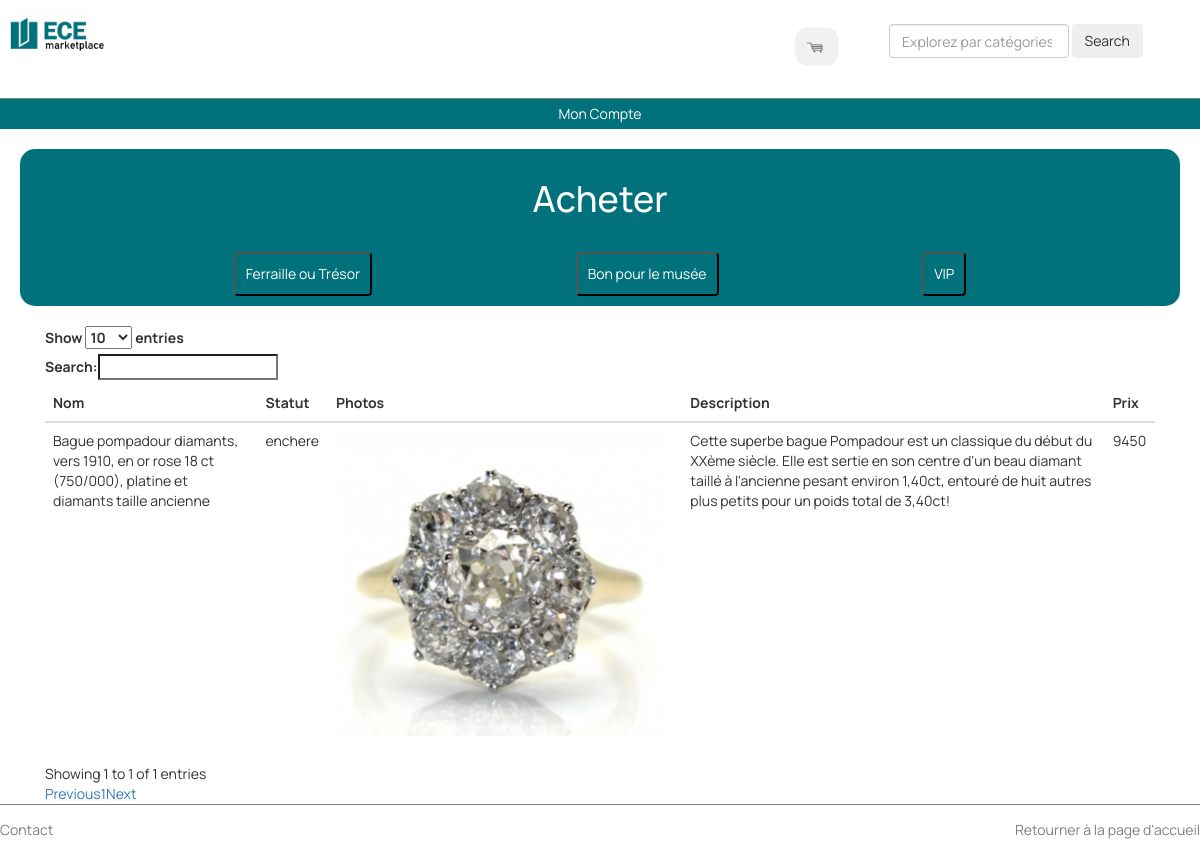
Screenshot of /Acheteur/vip.php with the database file from the repository.
### tables this page shows
CREATE TABLE `item` (
  `idItem` int(11) NOT NULL,
  `nom` varchar(255) NOT NULL,
  `categorie` varchar(255) NOT NULL,
  `statut` varchar(255) NOT NULL,
  `photos` varchar(255) NOT NULL,
  `description` varchar(255) NOT NULL,
  `prix` float NOT NULL,
  `vendeurId` int(11) NOT NULL
);

### Acheteur/vip.php (the view, shortened to what this page needs)
<!DOCTYPE html>
<html>
<head>
  <link rel="stylesheet"
  href="https://stackpath.bootstrapcdn.com/bootstrap/4.1.3/css/bootstrap.min.css">
  <link rel="stylesheet" href="https://maxcdn.bootstrapcdn.com/bootstrap/4.0.0/css/bootstrap.min.css" >
  <link rel="stylesheet" href="https://cdnjs.cloudflare.com/ajax/libs/font-awesome/4.7.0/css/font-awesome.min.css">
  <link rel="stylesheet" href="https://maxcdn.bootstrapcdn.com/bootstrap/3.4.1/css/bootstrap.min.css">
  <link rel="stylesheet" type="text/css" href="../styles.css">
</head>
<body>
  <div class="topnav" id="myTopnav" >
    <b class="active"><img src="../img/logomarket.jpg" alt="ECEmarketplace" style="width:100px;"></b>
    <a>
      <form class="form-inline col-sm-12">
        <input class="form-control mr-sm-1 col-sm-8" type="search" placeholder="Explorez par catégories" aria-label="Search">
        <button class="btn btn-outline-blue " type="submit">Search</button>
      </form>
    </a>
    <a class="active" href="monPanier.php"><img src="../img/panier.png" alt="ECEmarketplace" style=" height:50px; width:50;;"></a>
  </div>
  <div class="parent">Mon Compte
  </div>
  <div class="wrapper">
    <div class="titre"style="padding-bottom:10px;"><a  href="acheter.php"style="color:black;text-decoration: none;text-align:center;margin-bottom:20px;"><h1>Acheter</h1></a></div>
    <div class="container-fluid" id="category">
      <div class="row" style="justify-content: space-between;display:flex;">
        <div >
          <button class="type" type="button" name="ferraille" onclick="location.href='ferraille.php'"style="background-color: #01717C;border: :none;padding: 10px;;color: white;border-radius: 4px;margin-top:-7px;">Ferraille ou Trésor</button>
        </div>
        <div >
          <button class="type" type="button" name="musee" onclick="location.href='musee.php'"style="background-color: #01717C;border: :none;padding: 10px;;color: white;border-radius: 4px;margin-top:-7px;">Bon pour le musée</button>
        </div>
        <div  >
          <button class="type" type="button" name="vip" onclick="location.href='vip.php'"style="background-color: #01717C;border: :none;padding: 10px;;color: white;border-radius: 4px;margin-top:-7px;">VIP</button>
        </div>
      </div>
    </div>
  </div>
  <div class="container">
    <div class="table-responsive">
      <div class="row">
        <div class="col-lg-12">
          <table class="table" id="basictable">
            <thead>
              <tr>
                <th class="th-sm">Nom
                </th>
                <th class="th-sm">Statut
                </th>
                <th class="th-sm">Photos
                </th>
                <th class="th-sm">Description
                </th>
                <th class="th-sm">Prix
                </th>
              </tr>
            </thead>
            <?php
            $database = "ebayECE";
            $db_handle = mysqli_connect('localhost', 'root', 'root');
            $db_found = mysqli_select_db($db_handle, $database);
            if ($db_found) {
              $sql = "SELECT * FROM item";
              $result = mysqli_query($db_handle, $sql);
              while ($data = mysqli_fetch_assoc($result)) {
                if($data['categorie']=="vip") {
                  echo '<tr>';
                  echo '<td>' . $data['nom'] . '</td>';
                  echo '<td>' . $data['statut'] . '</td>';
                  echo '<td><img src='. $data["photos"] .'></td>';
                  echo '<td>' . $data['description'] . '</td>';
                  echo '<td>' . $data['prix'] . '</td>';
                  echo '</tr>';
                }
              }
            }
            ?>
          </table>
        </div>
      </div>
    </div>
  </div>
  <div class="footer" style="border-top : 1px solid grey;  justify-content: space-between;display:flex;background-color:white;">
    <div class="infoFooter">
      <p><a href="../contact.html">Contact</a></p>
    </div>
    <div class="infoFooter">
      <div class="text-right"><a style="text-decoration:none; " href="home.php"><p >Retourner à la page d'accueil</p></a></div>
    </div>
  </div>
</body>
</html>

### styles.css (style rules this page uses)
body { font-family :'Manrope'; margin: 0; }
.wrapper { background-color: #01717C; border-radius: 15px; padding: 10px; margin: 20px; }
.footer a { color:grey; text-decoration:none; }
.infoFooter { padding-top: 15px; }
.topnav { overflow: hidden; border-bottom: 1px solid grey; padding: 10px; }
.topnav a { float: right; display: flex;; color: black; text-align: center; padding: 14px 16px; text-decoration: none; font-size: 17px; }
.topnav a.active { color: #01717C; }

### Acheteur/vip.php (style rules this page uses)
html, body { margin: 0; padding: 0; }
.titre h1 { color:white; }
.parent { text-align: center; background-color: #01717C; color:white; padding: 5px; border-bottom: grey; padding-left:5px; width:100%; }

### rows the page displays
item: nom "Bague pompadour diamants, vers 1910, en or rose 18 ct (750/000), platine et diamants taille ancienne", statut "enchere", photos (picture), description "Cette superbe bague Pompadour est un classique du début du XXème siècle. Elle est sertie en son centre d'un beau diamant taillé à l'ancienne pesant environ 1,40ct, entouré de huit autres plus petits pour un poids total de 3,40ct!", prix "9450"
